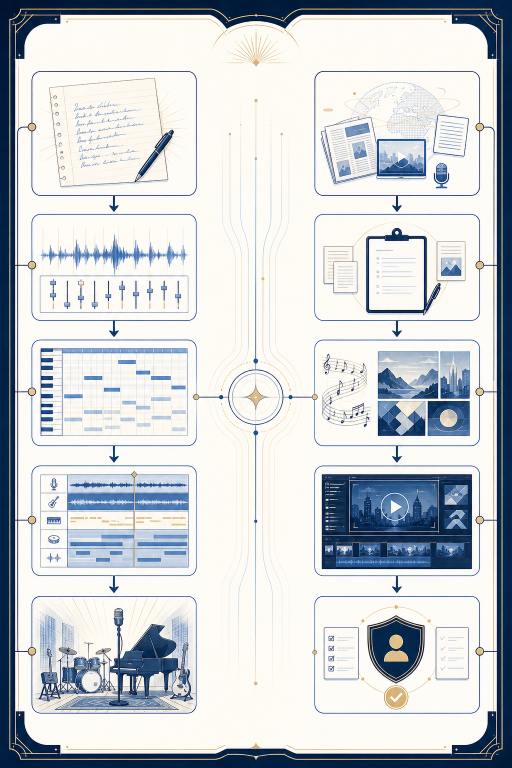
#> input picture book/assets/generative-ai/generative-ai-lab-flow-imagegen2.png, 1024 x 1536 px (shown at 1/2 size)
$ python build_covers.py ../book/assets/generative-ai/generative-ai-lab-flow-imagegen2.png ../isbn/978-0-557-95054-6.png
#> lines starting #> are read from the running program, lines starting #| are printed output that depends on the picture
"""Compose the two standalone print PNGs from approved source-art plates.

Usage:
  python covers-print/build_covers.py <existing-front-cover.png> <back-art.png>

The script intentionally only writes within its own directory.  It does not
touch the GitHub Pages cover or the provisional book-cover assets.
"""

from __future__ import annotations

import sys
from pathlib import Path

from PIL import Image, ImageDraw, ImageFont, ImageOps

ROOT = Path(__file__).resolve().parent
WIDTH, HEIGHT, DPI = 7500, 11100, 1200
IVORY = "#F8F2E8"
INK = "#11100E"
BLUE = "#173B78"
SERIF = "/System/Library/Fonts/Supplemental/Georgia.ttf"
BOLD = "/System/Library/Fonts/Supplemental/Georgia Bold.ttf"
ITALIC = "/System/Library/Fonts/Supplemental/Georgia Italic.ttf"


def font(path: str, size: int) -> ImageFont.FreeTypeFont:
    return ImageFont.truetype(path, size)


# [6 lines left out: function cover_background, not called in this run]


def centered(draw: ImageDraw.ImageDraw, y: int, text: str, typeface, fill: str) -> None:
    box = draw.textbbox((0, 0), text, font=typeface)
    draw.text(((WIDTH - (box[2] - box[0])) / 2, y), text, font=typeface, fill=fill)


# [19 lines left out: functions wrapped, draw_paragraph, not called in this run]


def front(source: Path) -> Image.Image:
    """Upscale the published cover unchanged; no typography or art is recreated."""
    with Image.open(source) as original:
#> original is the input picture: PIL image 1024x1536 RGB; mean R, G, B 202.3, 206.8, 210.7
        original = original.convert("RGB")
        # Preserve the published cover's aspect ratio and every visual element.
        enlarged = ImageOps.contain(original, (WIDTH, HEIGHT), Image.Resampling.LANCZOS)
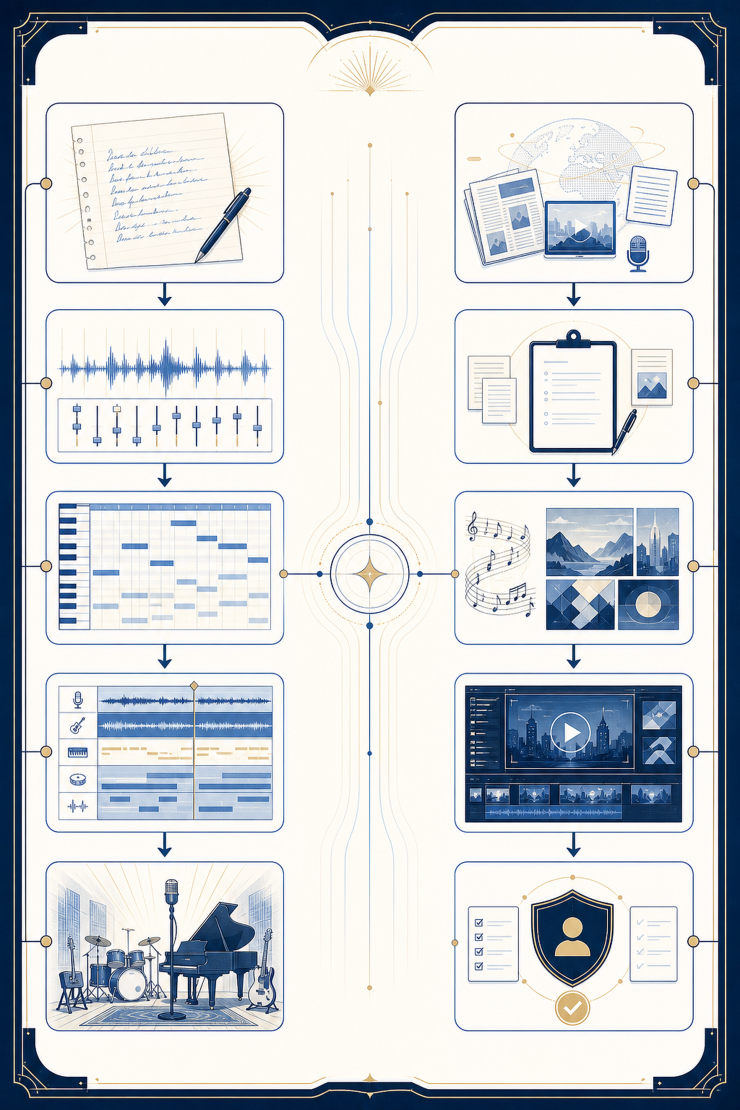
#> enlarged: PIL image 7400x11100 RGB (shown at 1/10 size); mean R, G, B 202.1, 206.6, 210.6
    image = Image.new("RGB", (WIDTH, HEIGHT), IVORY)
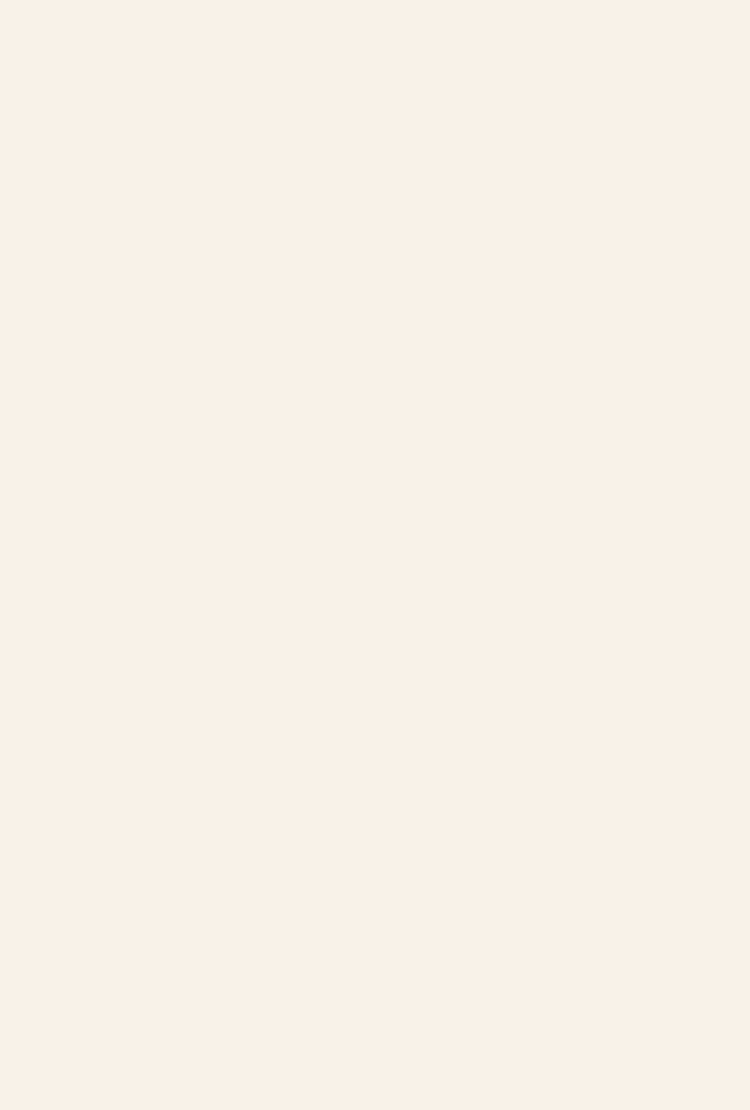
#> image: PIL image 7500x11100 RGB (shown at 1/10 size); mean R, G, B 248, 242, 232
    x = (WIDTH - enlarged.width) // 2
#> x = 50
    y = (HEIGHT - enlarged.height) // 2
#> y = 0
    image.paste(enlarged, (x, y))
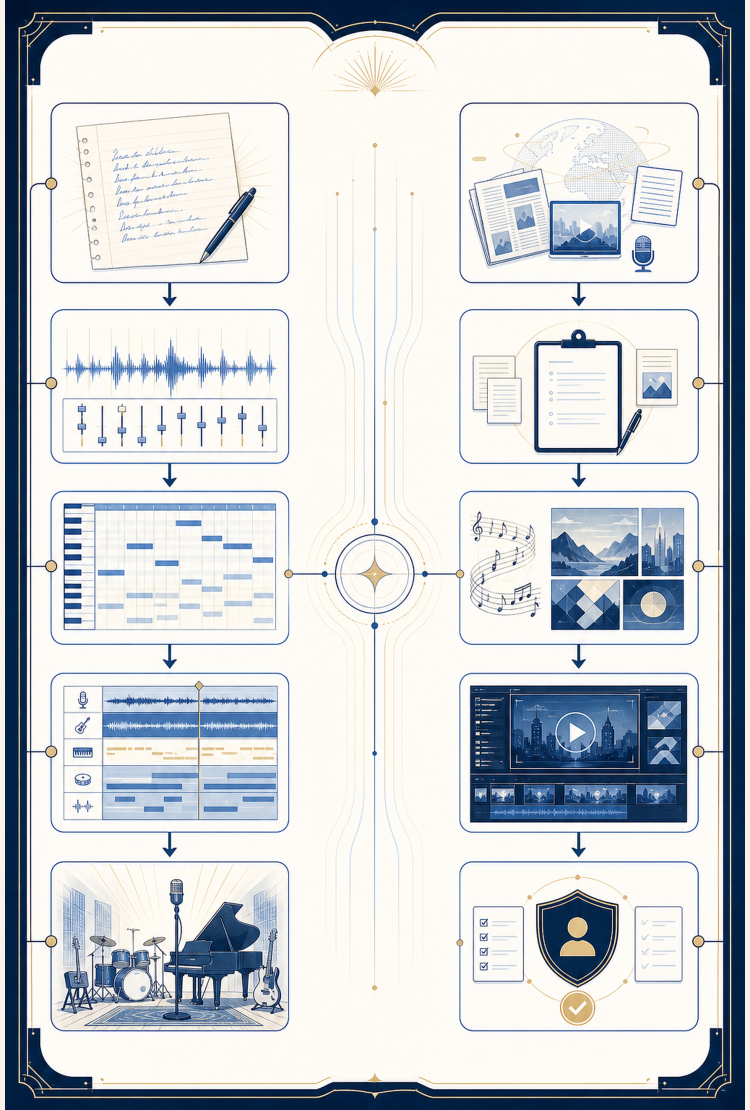
#> image: PIL image 7500x11100 RGB (shown at 1/10 size); mean R, G, B 202.7, 207.1, 210.9
    return image


# [34 lines left out: function back, not called in this run]


def save(image: Image.Image, filename: str) -> None:
#> (the run stopped early here; a loop or call above may not have finished)
